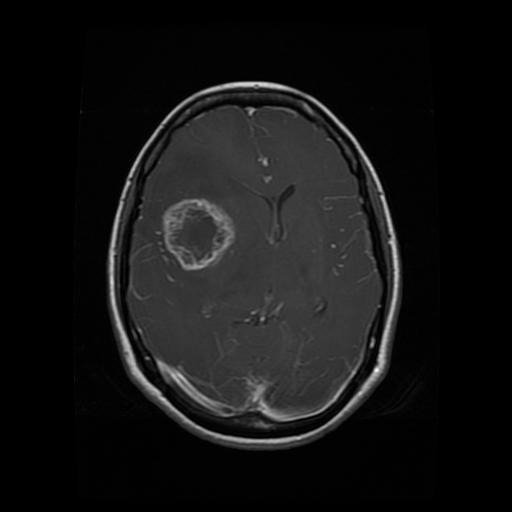
#> input picture Segmentation/Te-gl_0014.jpg, 512 x 512 px
$ jupyter execute --allow-errors segmentation.ipynb
#> lines starting #> are read from the running program, lines starting #| are printed output that depends on the picture; after the words box and inside, x2 and y2 are one past the last pixel; in counts of white or black regions, pixels touching at a corner belong together
[cell 1]
import imageio as iio
import scipy.ndimage as ndi
import numpy as np
import matplotlib.pyplot as plt
import cv2
img1 = cv2.imread("Te-gl_0014.jpg", 1)
#> img1 is the input picture: shape (512, 512, 3); min 0, max 255, mean 20.2
plt.axis('off')
plt.imshow(img1)
#img1=cv2.cvtColor(img1, cv2.COLOR_BGR2GRAY) # conversion des triplets BVR en gris
print(img1.shape)
#| (512, 512, 3)

[cell 2]
ret,th=cv2.threshold(img1, 100,110,cv2.THRESH_BINARY)
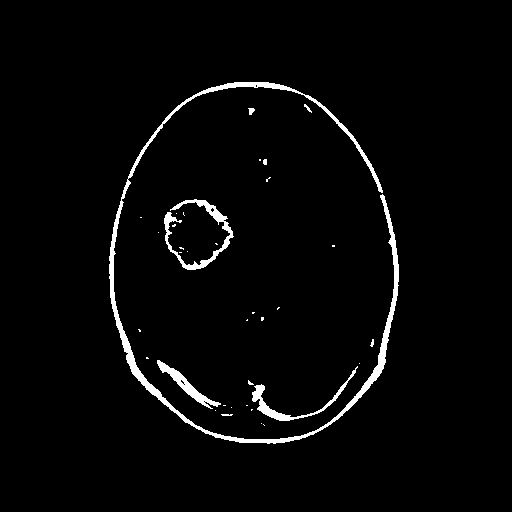
#> th: shape (512, 512, 3); values 0 (black) and 110 (white), 2.7% white; 36 white regions (27 under 20 px), largest, box (x1, y1, x2, y2) and area: (109, 82, 399, 444) 4508, (164, 199, 234, 270) 978, (252, 366, 358, 421) 674
plt.imshow(th)

[cell 3]
plt.plot(ndi.histogram(img1, min=0, max=np.max(img1), bins=255))
plt.show()
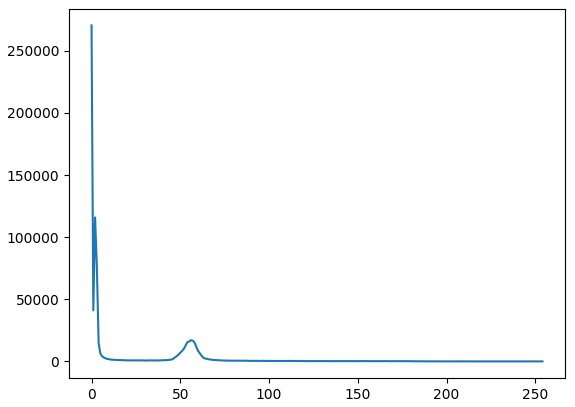
#> figure drawn by matplotlib, 1 panel; curve peaks at x = 0, y = 270456

[cell 4]
hist = np.zeros(256, int)       # prépare un vecteur de 256 zéros (pour chaque gris)
for i in range(0,img1.shape[0]):      # énumère les lignes
    for j in range(0,img1.shape[1]):  # énumère les colonnes
        hist[img1[i,j]] = hist[img1[i,j]] + 1
#> after the loop, hist = 256 values, max 90152 at index 0, min 0 at index 215, mean 1024
#hist[y[0,0]]=0
#print(hist)
plt.plot(hist)
plt.show()
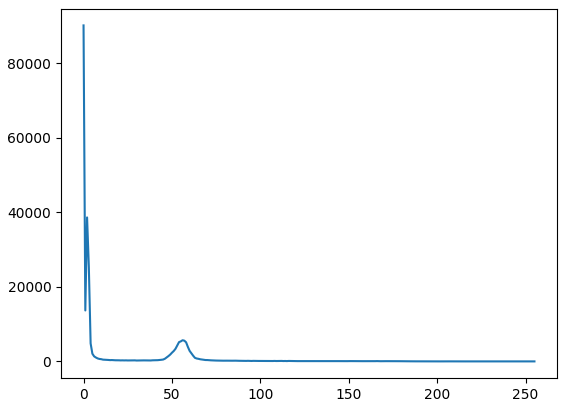
#> figure drawn by matplotlib, 1 panel; curve peaks at x = 0, y = 90152

[cell 5]
gm_min = 100
gm_max = 200
brain_mask1 = np.where(img1 > gm_min, 1, 0)
brain_mask2 = np.where(img1 < gm_max, 1, 0)
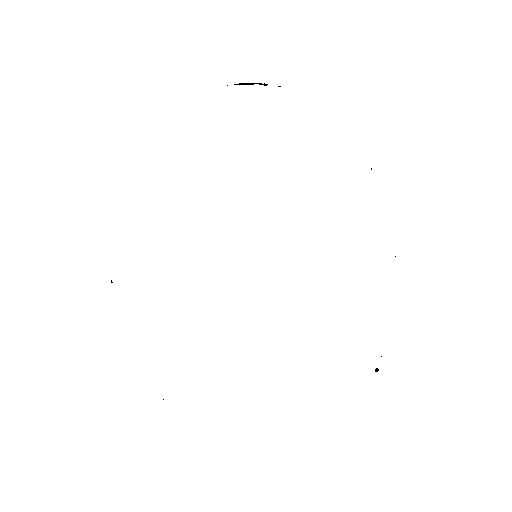
#> brain_mask2: shape (512, 512, 3) int64; values 0 (black) and 1 (white), 100% white; black in thin lines or dots, all inside (x1, y1, x2, y2) = (111, 83, 396, 400)
brain_mask = brain_mask1 + brain_mask2
#> brain_mask: shape (512, 512, 3) int64; values 1 (black) and 2 (white), 2.6% white; 36 white regions (27 under 20 px), largest, box (x1, y1, x2, y2) and area: (109, 82, 399, 444) 4426, (164, 199, 234, 270) 978, (252, 366, 358, 421) 674
brain_mask = np.where(brain_mask == 2, 1, 0)
plt.imshow(brain_mask1, cmap='gray')
plt.axis('off')
plt.show()
#print(brain_mask)

Threshold Based Segmentation

[cell 6]
ret, thresh1 = cv2.threshold(img1, 100, 110, cv2.THRESH_BINARY)
#plt.figure(figsize=(8, 8))
#plt.axis("off")
fig = plt.figure()
fig.add_subplot(2,5,1)
plt.imshow(img1)
fig.add_subplot(2,5,2)
plt.imshow(thresh1)
fig.add_subplot(2,5,3)
plt.imshow(thresh1[195:275,160:240]) #Rogne
fig.set_figheight(11)
fig.set_figwidth(25)
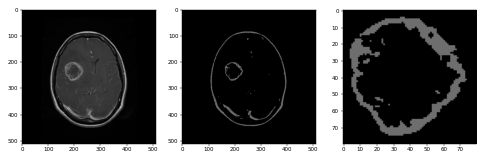
#> figure drawn by matplotlib, 3 panels

[cell 7]
from skimage import filters
import skimage
sobel_image = filters.sobel(img1)
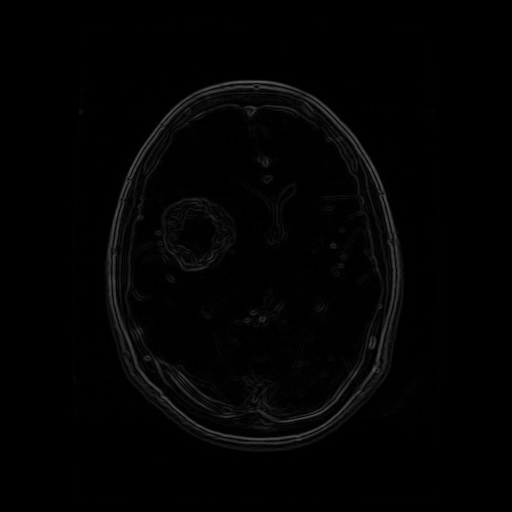
#> sobel_image: shape (512, 512, 3) float64; min 0, max 0.345, mean 0.0116
#> (the rest of this cell did not finish here and is left out)

$ run again, with Segmentation/test.png saved as Segmentation/Te-gl_0014.jpg
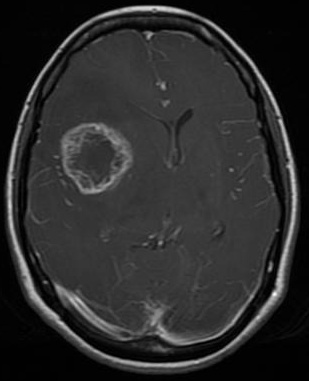
#> input picture Segmentation/test.png, 309 x 381 px
#> img1 is the input picture: shape (381, 309, 3); min 0, max 255, mean 44
#| (381, 309, 3)
#> th: shape (381, 309, 3); values 0 (black) and 110 (white), 5.9% white; 33 white regions (24 under 20 px), largest, box (x1, y1, x2, y2) and area: (7, 6, 297, 368) 4507, (62, 123, 132, 194) 980, (150, 290, 256, 345) 673
#> `plt.show()`:
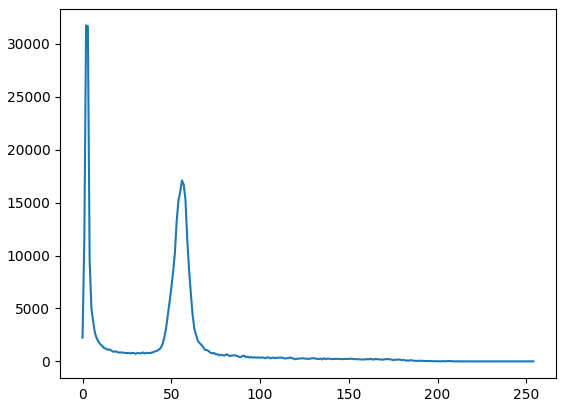
#> figure drawn by matplotlib, 1 panel; curve peaks at x = 2, y = 31731
#> after the loop `for i in range(0,img1.shape[0]):`: hist = 256 values, max 10577 at index 2, min 0 at index 215, mean 459.9
#> brain_mask2: shape (381, 309, 3) int64; values 0 (black) and 1 (white), 99.9% white; black in thin lines or dots, all inside (x1, y1, x2, y2) = (9, 7, 294, 324)
#> `sobel_image = filters.sobel(img1)`:
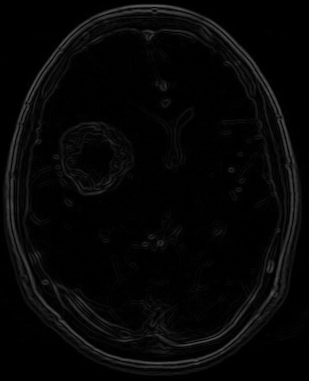
#> sobel_image: shape (381, 309, 3) float64; min 0, max 0.346, mean 0.0255
